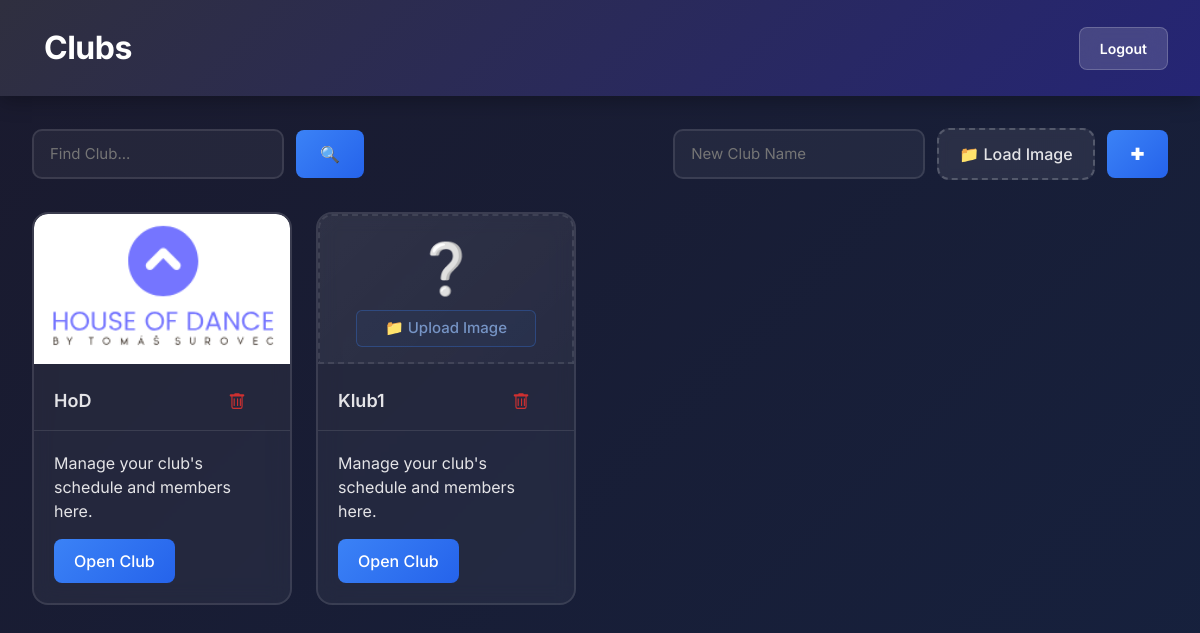
Screenshot of /trainer/trainer_dashboard/ (signed in) with the database file from the repository.
### TrainerClubs/models.py (models this page shows, shortened)
class Club(models.Model):
    club_owner = models.ForeignKey(User, on_delete=models.CASCADE, related_name='clubs')
    name = models.CharField(max_length=100)
    profile_picture = models.ImageField(upload_to='club_profiles/', blank=True, null=True)

### TrainerClubs/views.py (the view)
# urls.py: path('trainer_dashboard/', views.dashboard, name='dashboard'),
@login_required
def dashboard(request):
    clubs = Club.objects.filter(club_owner=request.user)
    return render(request, 'clubs_view.html', {'clubs':clubs})

### TrainerClubs/templates/clubs_view.html (shortened to what this page needs)
<!DOCTYPE html>
<html lang="en">
<head>
    <link href="https://cdn.jsdelivr.net/npm/bootstrap@5.3.0/dist/css/bootstrap.min.css" rel="stylesheet">
</head>
<body>
    <div class="header">
            <nav class="navbar navbar-expand-lg">
                <div class="container-fluid">
                    <a class="navbar-brand" aria-disabled="true" >Clubs</a>
                </div>
            </nav>
        <a class="header-nav-btn" href="{% url 'logout' %}">Logout</a>
    </div>
    <div class="main-container">
        <div class="top-bar">
            <div>
                <form method="POST" class="add-club-form">
                    <input type="text" name="looking_for_club" placeholder="Find Club...">
                    <button type="submit" class="btn-add">🔍</button>
                </form>
            </div>
            <div>
                <form method="POST" action="{% url 'add_club' %}" enctype="multipart/form-data" class="add-club-form">
                    <input type="text" name="club_name" placeholder="New Club Name" required>
                    <label class="upload-box">
                        <span>📁 Load Image</span>
                    </label>
                    <button type="submit" class="btn-add">✚</button>
                </form>
            </div>
        </div>
        <div class="main-body responsive-grid">
            {% for club in clubs%}
            <div class="grid-item">
                <div class="card">
                    {% if club.profile_picture %}
                        <div class="image-container">
                            <img src="{{ club.profile_picture.url }}" class="card-img-top" alt="{{ club.name }} profile picture">
                        </div>
                    {% else %}
                        <div class="card-img-placeholder">
                            <span style="font-size: 50px;">❔</span>
                            <form method="POST" action="{% url 'update_club' club.id %}" enctype="multipart/form-data" class="upload-form">
                                <label for="profile-upload-{{ club.id }}" class="upload-btn">
                                    <span>📁 Upload Image</span>
                                </label>
                            </form>
                        </div>
                    {% endif %}
                    <div class="card-header">
                        <h5>{{ club.name }}</h5>
                        <form method="POST" action="{% url 'delete_club' club.id%}" class="delete-form">
                            <button type="submit" class="delete-button" title="Delete Club">
                            </button>
                        </form>
                    </div>
                    <div class="card-body">
                        <p class="card-text">Manage your club's schedule and members here.</p>
                        <a href="/trainer/club/{{club.id}}/" class="btn">Open Club</a>
                    </div>
                </div>
            </div>
            {% endfor %}
        </div>
    </div>
</body>
</html>

### rows the page displays
Club: profile_picture (picture), name "HoD"
Club: name "Klub1"
